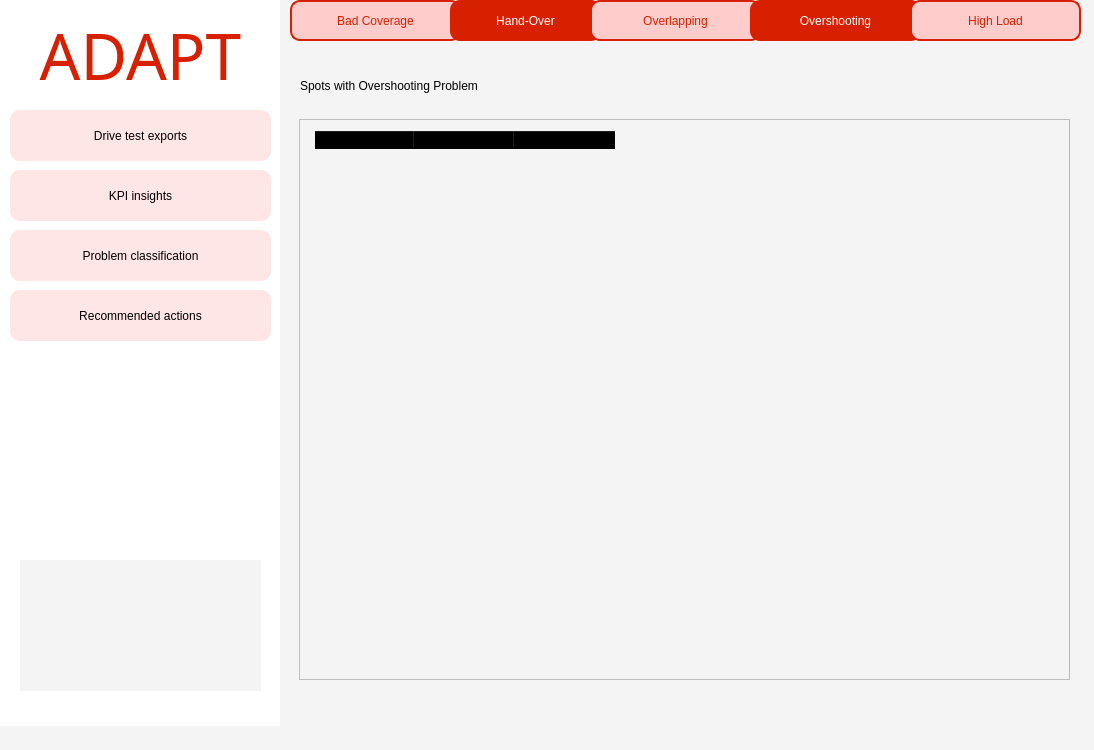
<?xml version="1.0" encoding="UTF-8"?>
<ui version="4.0">
 <class>MainWindow</class>
 <widget class="QMainWindow" name="MainWindow">
  <property name="geometry">
   <rect>
    <x>0</x>
    <y>0</y>
    <width>1094</width>
    <height>750</height>
   </rect>
  </property>
  <property name="windowTitle">
   <string>MainWindow</string>
  </property>
  <property name="styleSheet">
   <string notr="true">
background-color: rgb(244, 244, 244);</string>
  </property>
  <widget class="QWidget" name="centralwidget">
   <widget class="QLabel" name="label_2">
    <property name="geometry">
     <rect>
      <x>-1</x>
      <y>-5</y>
      <width>281</width>
      <height>731</height>
     </rect>
    </property>
    <property name="styleSheet">
     <string notr="true">background-color: rgb(255, 255, 255);</string>
    </property>
    <property name="text">
     <string/>
    </property>
   </widget>
   <widget class="QPushButton" name="exports_button">
    <property name="geometry">
     <rect>
      <x>10</x>
      <y>110</y>
      <width>261</width>
      <height>51</height>
     </rect>
    </property>
    <property name="styleSheet">
     <string notr="true">QPushButton {
    background-color: rgb(255, 230, 230); /* light faded red */
    font: 10pt &quot;Century Gothic&quot;;
    color: black;
    border-radius: 10px;
    border: none;
    padding: 6px 12px;
}

QPushButton:hover {
    background-color: rgb(250, 200, 200); /* slightly deeper red when hovering */
}

QPushButton:pressed {
    background-color: rgb(240, 180, 180); /* deeper red when pressed */
    padding-top: 8px;
    padding-bottom: 4px;
}
</string>
    </property>
    <property name="text">
     <string>Drive test exports</string>
    </property>
    <property name="icon">
     <iconset>
      <normaloff>../../../Downloads/file-export.png</normaloff>../../../Downloads/file-export.png</iconset>
    </property>
    <property name="checkable">
     <bool>false</bool>
    </property>
    <property name="flat">
     <bool>true</bool>
    </property>
   </widget>
   <widget class="QPushButton" name="insights_button">
    <property name="enabled">
     <bool>false</bool>
    </property>
    <property name="geometry">
     <rect>
      <x>10</x>
      <y>170</y>
      <width>261</width>
      <height>51</height>
     </rect>
    </property>
    <property name="styleSheet">
     <string notr="true">QPushButton {
    background-color: rgb(255, 230, 230); /* light faded red */
    font: 10pt &quot;Century Gothic&quot;;
    color: black;
    border-radius: 10px;
    border: none;
    padding: 6px 12px;
}

QPushButton:hover {
    background-color: rgb(250, 200, 200); /* slightly deeper red when hovering */
}

QPushButton:pressed {
    background-color: rgb(240, 180, 180); /* deeper red when pressed */
    padding-top: 8px;
    padding-bottom: 4px;
}
</string>
    </property>
    <property name="text">
     <string>KPI insights</string>
    </property>
    <property name="icon">
     <iconset>
      <normaloff>../../../Downloads/kpi-evaluation (1).png</normaloff>../../../Downloads/kpi-evaluation (1).png</iconset>
    </property>
    <property name="checkable">
     <bool>false</bool>
    </property>
    <property name="flat">
     <bool>true</bool>
    </property>
   </widget>
   <widget class="QPushButton" name="classification_button">
    <property name="geometry">
     <rect>
      <x>10</x>
      <y>230</y>
      <width>261</width>
      <height>51</height>
     </rect>
    </property>
    <property name="styleSheet">
     <string notr="true">QPushButton {
    background-color: rgb(255, 230, 230); /* light faded red */
    font: 10pt &quot;Century Gothic&quot;;
    color: black;
    border-radius: 10px;
    border: none;
    padding: 6px 12px;
}

QPushButton:hover {
    background-color: rgb(250, 200, 200); /* slightly deeper red when hovering */
}

QPushButton:pressed {
    background-color: rgb(240, 180, 180); /* deeper red when pressed */
    padding-top: 8px;
    padding-bottom: 4px;
}
</string>
    </property>
    <property name="text">
     <string>Problem classification</string>
    </property>
    <property name="icon">
     <iconset>
      <normaloff>../../../Downloads/problem-solving.png</normaloff>../../../Downloads/problem-solving.png</iconset>
    </property>
    <property name="checkable">
     <bool>false</bool>
    </property>
    <property name="flat">
     <bool>true</bool>
    </property>
   </widget>
   <widget class="QPushButton" name="actions_button">
    <property name="geometry">
     <rect>
      <x>10</x>
      <y>290</y>
      <width>261</width>
      <height>51</height>
     </rect>
    </property>
    <property name="styleSheet">
     <string notr="true">QPushButton {
    background-color: rgb(255, 230, 230); /* light faded red */
    font: 10pt &quot;Century Gothic&quot;;
    color: black;
    border-radius: 10px;
    border: none;
    padding: 6px 12px;
}

QPushButton:hover {
    background-color: rgb(250, 200, 200); /* slightly deeper red when hovering */
}

QPushButton:pressed {
    background-color: rgb(240, 180, 180); /* deeper red when pressed */
    padding-top: 8px;
    padding-bottom: 4px;
}
</string>
    </property>
    <property name="text">
     <string>Recommended actions</string>
    </property>
    <property name="icon">
     <iconset>
      <normaloff>../../../Downloads/decision-choice.png</normaloff>../../../Downloads/decision-choice.png</iconset>
    </property>
    <property name="checkable">
     <bool>false</bool>
    </property>
    <property name="flat">
     <bool>true</bool>
    </property>
   </widget>
   <widget class="QLabel" name="label_3">
    <property name="geometry">
     <rect>
      <x>300</x>
      <y>60</y>
      <width>481</width>
      <height>51</height>
     </rect>
    </property>
    <property name="styleSheet">
     <string notr="true">font: 75 16pt &quot;Century Gothic&quot;;
</string>
    </property>
    <property name="text">
     <string>Spots with Overshooting Problem</string>
    </property>
   </widget>
   <widget class="QPushButton" name="bad_coverage_button">
    <property name="geometry">
     <rect>
      <x>290</x>
      <y>0</y>
      <width>171</width>
      <height>41</height>
     </rect>
    </property>
    <property name="styleSheet">
     <string notr="true">QPushButton {
    background-color: #FFCCCC;            /* Light red background */
    font: 75 11pt &quot;Century Gothic&quot;;
    color: rgb(214, 32, 0);               /* Deep red text to match border */
    border-radius: 10px;
    border: 2px solid rgb(214, 32, 0);    /* Red outline */
    padding: 5px 10px;
}

QPushButton:pressed {
    padding-top: 7px;
    padding-bottom: 3px;
    background-color: #FF9999;            /* Slightly darker red when pressed */
}

QPushButton:hover {
    background-color: #FFE5E5;            /* Lighter red on hover */
    border-color: rgb(230, 50, 20);       /* Slightly brighter red border */
}
</string>
    </property>
    <property name="text">
     <string>Bad Coverage</string>
    </property>
    <property name="default">
     <bool>false</bool>
    </property>
   </widget>
   <widget class="QPushButton" name="Handover_Button">
    <property name="geometry">
     <rect>
      <x>450</x>
      <y>0</y>
      <width>151</width>
      <height>41</height>
     </rect>
    </property>
    <property name="styleSheet">
     <string notr="true">QPushButton {
    background-color: rgb(214, 32, 0);
    font: 75 11pt &quot;Century Gothic&quot;;
    color: rgb(255, 255, 255);
    border-radius: 10px;
    border: none;
    padding: 5px 10px;
}

QPushButton:pressed {
    padding-top: 7px;
    padding-bottom: 3px;
}

QPushButton:hover {
    background-color: rgb(230, 50, 20);
}

</string>
    </property>
    <property name="text">
     <string>Hand-Over</string>
    </property>
    <property name="default">
     <bool>false</bool>
    </property>
   </widget>
   <widget class="QPushButton" name="Overlapping_button">
    <property name="geometry">
     <rect>
      <x>590</x>
      <y>0</y>
      <width>171</width>
      <height>41</height>
     </rect>
    </property>
    <property name="styleSheet">
     <string notr="true">QPushButton {
    background-color: #FFCCCC;            /* Light red background */
    font: 75 11pt &quot;Century Gothic&quot;;
    color: rgb(214, 32, 0);               /* Deep red text to match border */
    border-radius: 10px;
    border: 2px solid rgb(214, 32, 0);    /* Red outline */
    padding: 5px 10px;
}

QPushButton:pressed {
    padding-top: 7px;
    padding-bottom: 3px;
    background-color: #FF9999;            /* Slightly darker red when pressed */
}

QPushButton:hover {
    background-color: #FFE5E5;            /* Lighter red on hover */
    border-color: rgb(230, 50, 20);       /* Slightly brighter red border */
}
</string>
    </property>
    <property name="text">
     <string>Overlapping</string>
    </property>
    <property name="default">
     <bool>false</bool>
    </property>
   </widget>
   <widget class="QPushButton" name="OvershootingButton">
    <property name="geometry">
     <rect>
      <x>750</x>
      <y>0</y>
      <width>171</width>
      <height>41</height>
     </rect>
    </property>
    <property name="styleSheet">
     <string notr="true">QPushButton {
    background-color: rgb(214, 32, 0);
    font: 75 11pt &quot;Century Gothic&quot;;
    color: rgb(255, 255, 255);
    border-radius: 10px;
    border: none;
    padding: 5px 10px;
}

QPushButton:pressed {
    padding-top: 7px;
    padding-bottom: 3px;
}

QPushButton:hover {
    background-color: rgb(230, 50, 20);
}

</string>
    </property>
    <property name="text">
     <string>Overshooting</string>
    </property>
    <property name="default">
     <bool>false</bool>
    </property>
   </widget>
   <widget class="QPushButton" name="Highload_button">
    <property name="geometry">
     <rect>
      <x>910</x>
      <y>0</y>
      <width>171</width>
      <height>41</height>
     </rect>
    </property>
    <property name="styleSheet">
     <string notr="true">QPushButton {
    background-color: #FFCCCC;            /* Light red background */
    font: 75 11pt &quot;Century Gothic&quot;;
    color: rgb(214, 32, 0);               /* Deep red text to match border */
    border-radius: 10px;
    border: 2px solid rgb(214, 32, 0);    /* Red outline */
    padding: 5px 10px;
}

QPushButton:pressed {
    padding-top: 7px;
    padding-bottom: 3px;
    background-color: #FF9999;            /* Slightly darker red when pressed */
}

QPushButton:hover {
    background-color: #FFE5E5;            /* Lighter red on hover */
    border-color: rgb(230, 50, 20);       /* Slightly brighter red border */
}
</string>
    </property>
    <property name="text">
     <string>High Load</string>
    </property>
    <property name="default">
     <bool>false</bool>
    </property>
   </widget>
   <widget class="QWidget" name="verticalLayoutWidget">
    <property name="geometry">
     <rect>
      <x>299</x>
      <y>119</y>
      <width>771</width>
      <height>561</height>
     </rect>
    </property>
    <layout class="QVBoxLayout" name="verticalLayout_2">
     <item>
      <widget class="QScrollArea" name="scrollArea">
       <property name="widgetResizable">
        <bool>true</bool>
       </property>
       <widget class="QWidget" name="scrollAreaWidgetContents">
        <property name="geometry">
         <rect>
          <x>0</x>
          <y>0</y>
          <width>767</width>
          <height>557</height>
         </rect>
        </property>
        <property name="styleSheet">
         <string notr="true">/* Horizontal ScrollBar */
QScrollBar:horizontal {
    border: none;
    background: #f0f0f0;
    height: 12px;
    margin: 0px 0px 0px 0px;
}

QScrollBar::handle:horizontal {
    background: #e60000;
    min-width: 20px;
    border-radius: 6px;
}

QScrollBar::handle:horizontal:hover {
    background: #cc0000;
}

QScrollBar::add-line:horizontal,
QScrollBar::sub-line:horizontal {
    width: 0px;
    subcontrol-origin: margin;
}

QScrollBar::add-page:horizontal,
QScrollBar::sub-page:horizontal {
    background: none;
}

/* Vertical ScrollBar */
QScrollBar:vertical {
    border: none;
    background: #f0f0f0;
    width: 12px;
    margin: 0px 0px 0px 0px;
}

QScrollBar::handle:vertical {
    background: #e60000;
    min-height: 20px;
    border-radius: 6px;
}

QScrollBar::handle:vertical:hover {
    background: #cc0000;
}

QScrollBar::add-line:vertical,
QScrollBar::sub-line:vertical {
    height: 0px;
    subcontrol-origin: margin;
}

QScrollBar::add-page:vertical,
QScrollBar::sub-page:vertical {
    background: none;
}

/* Remove QFrame border (optional for scroll areas) */
QFrame {
    border: none;
    background: transparent;
}
</string>
        </property>
        <widget class="QWidget" name="badCoverageListContainer" native="true">
         <property name="geometry">
          <rect>
           <x>10</x>
           <y>10</y>
           <width>751</width>
           <height>541</height>
          </rect>
         </property>
         <widget class="QTableWidget" name="OvershootingTable">
          <property name="geometry">
           <rect>
            <x>5</x>
            <y>1</y>
            <width>741</width>
            <height>531</height>
           </rect>
          </property>
          <attribute name="verticalHeaderShowSortIndicator" stdset="0">
           <bool>false</bool>
          </attribute>
          <column>
           <property name="text">
            <string>Spot_Area_Num </string>
           </property>
          </column>
          <column>
           <property name="text">
            <string>See Recommendations</string>
           </property>
          </column>
          <column>
           <property name="text">
            <string>See on Map</string>
           </property>
          </column>
         </widget>
        </widget>
       </widget>
      </widget>
     </item>
    </layout>
   </widget>
   <widget class="QLabel" name="label_5">
    <property name="geometry">
     <rect>
      <x>20</x>
      <y>10</y>
      <width>241</width>
      <height>91</height>
     </rect>
    </property>
    <property name="font">
     <font>
      <family>Britannic Bold</family>
      <pointsize>34</pointsize>
      <weight>50</weight>
      <italic>false</italic>
      <bold>false</bold>
     </font>
    </property>
    <property name="styleSheet">
     <string notr="true">color:rgb(214, 32, 0);
font: 34pt &quot;Britannic Bold&quot;;
background-color: rgb(255, 255, 255);



</string>
    </property>
    <property name="text">
     <string>&lt;html&gt;&lt;head/&gt;&lt;body&gt;&lt;p align=&quot;center&quot;&gt;&lt;span style=&quot; font-size:48pt;&quot;&gt;ADAPT&lt;/span&gt;&lt;/p&gt;&lt;/body&gt;&lt;/html&gt;</string>
    </property>
   </widget>
   <widget class="QLabel" name="label_7">
    <property name="geometry">
     <rect>
      <x>20</x>
      <y>560</y>
      <width>241</width>
      <height>131</height>
     </rect>
    </property>
    <property name="frameShape">
     <enum>QFrame::NoFrame</enum>
    </property>
    <property name="frameShadow">
     <enum>QFrame::Plain</enum>
    </property>
    <property name="text">
     <string/>
    </property>
    <property name="pixmap">
     <pixmap>../Vodafone-Logo.png</pixmap>
    </property>
    <property name="scaledContents">
     <bool>true</bool>
    </property>
   </widget>
  </widget>
  <widget class="QMenuBar" name="menubar">
   <property name="geometry">
    <rect>
     <x>0</x>
     <y>0</y>
     <width>1094</width>
     <height>26</height>
    </rect>
   </property>
  </widget>
  <widget class="QStatusBar" name="statusbar"/>
 </widget>
 <resources/>
 <connections/>
</ui>
